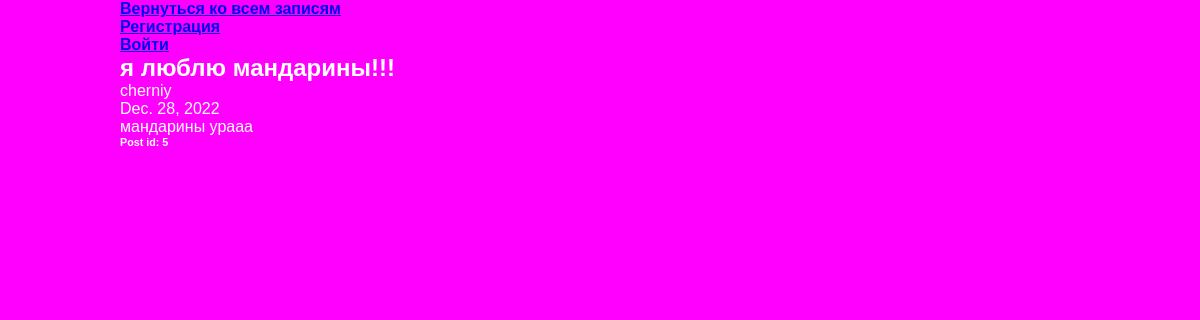
The page /articles/5/ on the database its author committed.
### articles/models.py (models this page shows, shortened)
class Article(models.Model):
    title = models.CharField(max_length=200)
    author = models.ForeignKey(User, on_delete=models.CASCADE)
    text = models.TextField()
    created_date = models.DateField(auto_now_add=True)

### articles/views.py (the view)
# urls.py: path('articles/<int:article_id>/', views.get_article, name='get_article')
def get_article(request, article_id):
    try:
        post = Article.objects.get(id=article_id)
        return render(request, 'article.html', {"post": post})
    except Article.DoesNotExist:
        raise Http404

### articles/templates/article.html (shortened to what this page needs)
<!DOCTYPE html>
<html lang="en">
<head>
    <link rel="stylesheet" href="{{ STATIC_URL }}/static/style.css">
</head>
<body  class="article">
    <h4>
        <a href="/articles/">Вернуться ко всем записям</a>
        <a href="/register"><h4 class="post-title">Регистрация</h4></a>
        <a href="/login/">Войти</a>
    </h4>
    <div class="one-post" >
        <h2 class="post-title">{{ post.title }}</h2>
        <div class="article-info">
            <div class="article-author">{{ post.author.username }}</div>
            <div class="article-created- date">{{ post.created_date }}</div>
        </div>
        <p class="article-text">{{ post.text }}</p>
    </div>
    <h6 >Post id:  {{ post.id }}</h3>
</body>
</html>

### articles/static/style.css (style rules this page uses)
* { margin: 0; padding: 0; }
body { max-width: 1920px; background: #FF00FF; font-family: Tahoma, Arial, sans-serif; color: #ffffff; }
.article { width: 960px; margin-left: auto; margin-right: auto; }

### rows shown on the page
Article: title "я люблю мандарины!!!", author.username "cherniy", created_date "Dec. 28, 2022", text "мандарины урааа", id "5"
